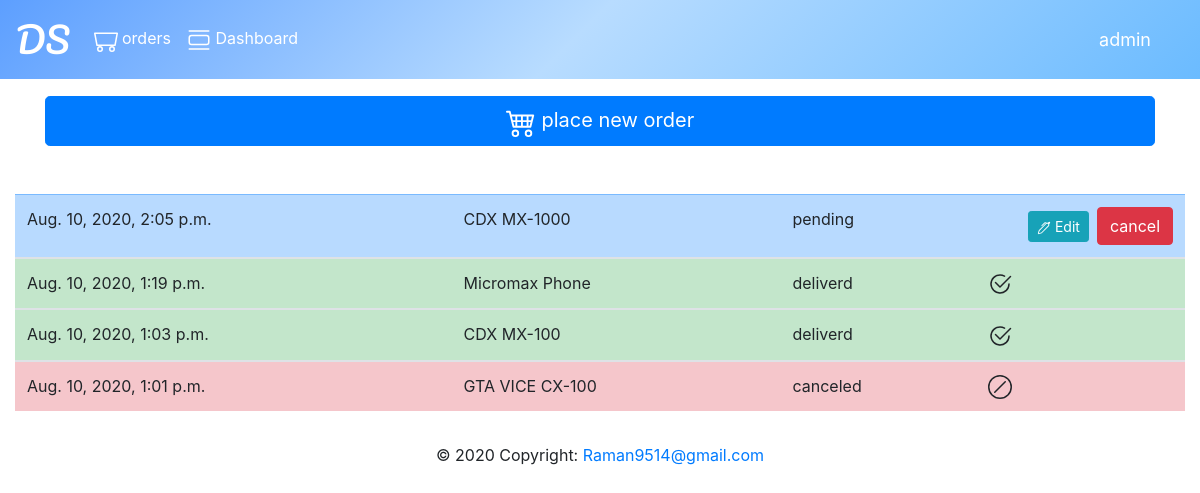
The app's page /order/myorder (signed in), older data.
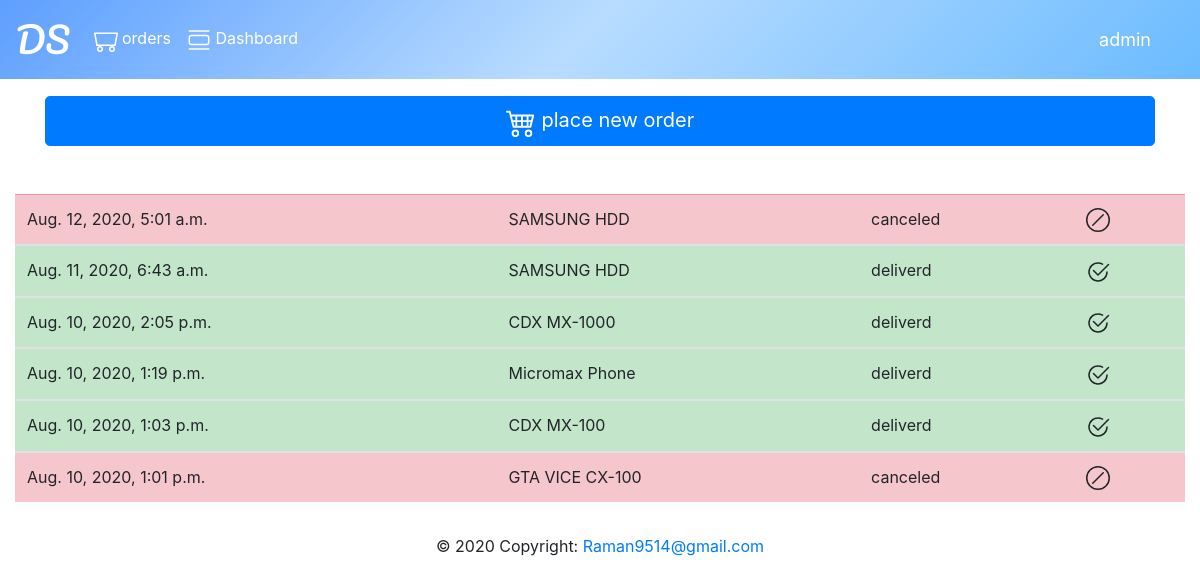
The same page, newer data.
### order/models.py (models this page shows)
class Order(models.Model):
    user_id= models.ForeignKey(User,on_delete=models.CASCADE)
    u_name = models.CharField(max_length=50)
    u_phone_no = models.CharField(max_length=10)
    u_delivery_address = models.CharField(max_length=350)
    u_pincode=models.CharField(max_length=6)
    u_delivery_note = models.CharField(max_length=300 , blank=True)
    product_list = models.CharField(max_length=350)
    shop_address = models.CharField(max_length=350 )
    shop_pincode = models.CharField(max_length=6)
    order_date = models.DateTimeField(auto_now_add=True )
    order_pending = models.BooleanField(default=True)
    order_picked = models.BooleanField(default=False)
    order_delivered = models.BooleanField(default=False)
    order_cancelled = models.BooleanField(default=False)
    delivery_staff = models.CharField(max_length=20 , default="null" )

### order/views.py (the view)
# urls.py: path('myorder' , views.myorder,name='myorder'),
def myorder(request):
    if request.user.is_authenticated:
        current_user=request.user
        allorders = Order.objects.filter(user_id=current_user).order_by('order_date').reverse()
        return render(request, 'myorders.html',{'allorders':allorders})
    else:
        redirect('login')

### templates/myorders.html (shortened to what this page needs)
{% extends "basic.html" %}
{% block content %}
<div class="container " >
<a  href="{% url 'TakeOrder' %}" class="btn btn-primary btn-block btn-lg">
     place new order</a>
</div>
<div class="container-fluid pt-5 col-lg-12 col-sm-3 col-md-6">
<table class="table table-hover">
    <tbody>
   {% for order in allorders %}
         {% if order.order_pending %}
         <tr class="table-primary" >
      {% elif order.order_picked%}
      <tr class="table-alert" >
      {% elif order.order_delivered %}
      <tr class="table-success" >
      {% elif order.order_cancelled %}
      <tr class="table-danger" >
      {% endif %}
      <td > {{ order.order_date }} </td>
      <td > {{order.product_list | truncatechars:30}} </td>
       <td>
      {% if order.order_pending %}
         pending
      {% elif order.order_picked%}
            picked
      {% elif order.order_delivered %}
            deliverd
      {% elif order.order_cancelled %}
         canceled
      {% endif %}
         </td>
      <td>
         {% if order.order_cancelled %}
         <svg width="1.5em" height="1.5em" viewBox="0 0 16 16" class="bi bi-slash-circle" fill="currentColor" xmlns="http://www.w3.org/2000/svg">
            <path fill-rule="evenodd" d="M8 15A7 7 0 1 0 8 1a7 7 0 0 0 0 14zm0 1A8 8 0 1 0 8 0a8 8 0 0 0 0 16z"/>
            <path fill-rule="evenodd" d="M11.854 4.146a.5.5 0 0 1 0 .708l-7 7a.5.5 0 0 1-.708-.708l7-7a.5.5 0 0 1 .708 0z"/>
          </svg>
         {% elif order.order_delivered %}
         <svg width="1.5em" height="1.5em" viewBox="0 0 16 16" class="bi bi-check2-circle" fill="currentColor" xmlns="http://www.w3.org/2000/svg">
            <path fill-rule="evenodd" d="M15.354 2.646a.5.5 0 0 1 0 .708l-7 7a.5.5 0 0 1-.708 0l-3-3a.5.5 0 1 1 .708-.708L8 9.293l6.646-6.647a.5.5 0 0 1 .708 0z"/>
            <path fill-rule="evenodd" d="M8 2.5A5.5 5.5 0 1 0 13.5 8a.5.5 0 0 1 1 0 6.5 6.5 0 1 1-3.25-5.63.5.5 0 1 1-.5.865A5.472 5.472 0 0 0 8 2.5z"/>
          </svg>
         {% else %}
            <form action="{% url 'cancleorder' order.id %}" method="post">
               {% csrf_token %}<input type="submit" class="btn btn-danger float-right " value="cancel">
            </form>
                <a href="{% url 'editorder' order.id %}" class="btn btn-info float-right btn-sm d-inline mr-2 mt-1" >
                    Edit</a>
         {% endif %}
      </td>
    </tr>
  </tbody>
{% endfor %}
</table>
</div>
{% endblock content %}

Row changes from the older to the newer data that the page shows:
added Order: order_date "Aug. 12, 2020, 5:01 a.m.", product_list "SAMSUNG HDD", order_pending "canceled", order_cancelled True (drawn)
added Order: order_date "Aug. 11, 2020, 6:43 a.m.", product_list "SAMSUNG HDD", order_pending "deliverd", order_cancelled False (drawn)
changed Order "Aug. 10, 2020, 2:05 p.m.": order_delivered False → True (drawn); value "cancel" → (not shown); order_pending "pending" → "deliverd"
